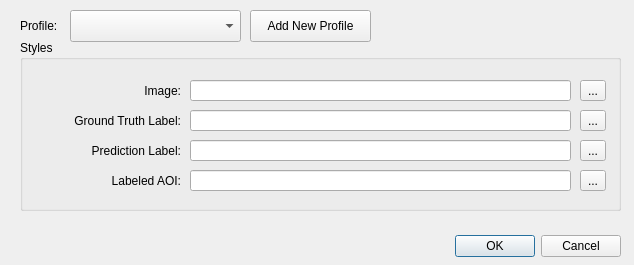
<?xml version="1.0" encoding="UTF-8"?>
<ui version="4.0">
 <class>ProfilesDialogBase</class>
 <widget class="QDialog" name="ProfilesDialogBase">
  <property name="geometry">
   <rect>
    <x>0</x>
    <y>0</y>
    <width>634</width>
    <height>265</height>
   </rect>
  </property>
  <property name="windowTitle">
   <string>Raster Vision: Style Profiles</string>
  </property>
  <widget class="QDialogButtonBox" name="button_box">
   <property name="geometry">
    <rect>
     <x>450</x>
     <y>230</y>
     <width>171</width>
     <height>32</height>
    </rect>
   </property>
   <property name="orientation">
    <enum>Qt::Horizontal</enum>
   </property>
   <property name="standardButtons">
    <set>QDialogButtonBox::Cancel|QDialogButtonBox::Ok</set>
   </property>
  </widget>
  <widget class="QComboBox" name="profiles_combobox">
   <property name="geometry">
    <rect>
     <x>70</x>
     <y>10</y>
     <width>171</width>
     <height>32</height>
    </rect>
   </property>
  </widget>
  <widget class="QLabel" name="label">
   <property name="geometry">
    <rect>
     <x>20</x>
     <y>10</y>
     <width>51</width>
     <height>32</height>
    </rect>
   </property>
   <property name="text">
    <string>Profile:</string>
   </property>
  </widget>
  <widget class="QGroupBox" name="groupBox">
   <property name="geometry">
    <rect>
     <x>20</x>
     <y>40</y>
     <width>601</width>
     <height>171</height>
    </rect>
   </property>
   <property name="title">
    <string>Styles</string>
   </property>
   <widget class="QLabel" name="label_2">
    <property name="geometry">
     <rect>
      <x>20</x>
      <y>40</y>
      <width>141</width>
      <height>21</height>
     </rect>
    </property>
    <property name="layoutDirection">
     <enum>Qt::LeftToRight</enum>
    </property>
    <property name="text">
     <string>Image:</string>
    </property>
    <property name="alignment">
     <set>Qt::AlignRight|Qt::AlignTrailing|Qt::AlignVCenter</set>
    </property>
   </widget>
   <widget class="QLabel" name="label_3">
    <property name="geometry">
     <rect>
      <x>0</x>
      <y>70</y>
      <width>161</width>
      <height>21</height>
     </rect>
    </property>
    <property name="layoutDirection">
     <enum>Qt::LeftToRight</enum>
    </property>
    <property name="text">
     <string>Ground Truth Label:</string>
    </property>
    <property name="alignment">
     <set>Qt::AlignRight|Qt::AlignTrailing|Qt::AlignVCenter</set>
    </property>
   </widget>
   <widget class="QLabel" name="label_4">
    <property name="geometry">
     <rect>
      <x>20</x>
      <y>100</y>
      <width>141</width>
      <height>21</height>
     </rect>
    </property>
    <property name="layoutDirection">
     <enum>Qt::LeftToRight</enum>
    </property>
    <property name="text">
     <string>Prediction Label:</string>
    </property>
    <property name="alignment">
     <set>Qt::AlignRight|Qt::AlignTrailing|Qt::AlignVCenter</set>
    </property>
   </widget>
   <widget class="QLineEdit" name="image_style_edit">
    <property name="geometry">
     <rect>
      <x>170</x>
      <y>40</y>
      <width>381</width>
      <height>21</height>
     </rect>
    </property>
   </widget>
   <widget class="QLineEdit" name="ground_truth_style_edit">
    <property name="geometry">
     <rect>
      <x>170</x>
      <y>70</y>
      <width>381</width>
      <height>21</height>
     </rect>
    </property>
   </widget>
   <widget class="QLineEdit" name="prediction_style_edit">
    <property name="geometry">
     <rect>
      <x>170</x>
      <y>100</y>
      <width>381</width>
      <height>21</height>
     </rect>
    </property>
   </widget>
   <widget class="QToolButton" name="image_style_button">
    <property name="geometry">
     <rect>
      <x>560</x>
      <y>40</y>
      <width>26</width>
      <height>21</height>
     </rect>
    </property>
    <property name="text">
     <string>...</string>
    </property>
   </widget>
   <widget class="QToolButton" name="ground_truth_style_button">
    <property name="geometry">
     <rect>
      <x>560</x>
      <y>70</y>
      <width>26</width>
      <height>21</height>
     </rect>
    </property>
    <property name="text">
     <string>...</string>
    </property>
   </widget>
   <widget class="QToolButton" name="prediction_style_button">
    <property name="geometry">
     <rect>
      <x>560</x>
      <y>100</y>
      <width>26</width>
      <height>21</height>
     </rect>
    </property>
    <property name="text">
     <string>...</string>
    </property>
   </widget>
   <widget class="QLabel" name="label_5">
    <property name="geometry">
     <rect>
      <x>20</x>
      <y>130</y>
      <width>141</width>
      <height>21</height>
     </rect>
    </property>
    <property name="layoutDirection">
     <enum>Qt::LeftToRight</enum>
    </property>
    <property name="text">
     <string>Labeled AOI:</string>
    </property>
    <property name="alignment">
     <set>Qt::AlignRight|Qt::AlignTrailing|Qt::AlignVCenter</set>
    </property>
   </widget>
   <widget class="QLineEdit" name="aoi_style_edit">
    <property name="geometry">
     <rect>
      <x>170</x>
      <y>130</y>
      <width>381</width>
      <height>21</height>
     </rect>
    </property>
   </widget>
   <widget class="QToolButton" name="aoi_style_button">
    <property name="geometry">
     <rect>
      <x>560</x>
      <y>130</y>
      <width>26</width>
      <height>21</height>
     </rect>
    </property>
    <property name="text">
     <string>...</string>
    </property>
   </widget>
  </widget>
  <widget class="QPushButton" name="add_profile_button">
   <property name="geometry">
    <rect>
     <x>250</x>
     <y>10</y>
     <width>121</width>
     <height>32</height>
    </rect>
   </property>
   <property name="text">
    <string>Add New Profile</string>
   </property>
  </widget>
 </widget>
 <resources/>
 <connections>
  <connection>
   <sender>button_box</sender>
   <signal>accepted()</signal>
   <receiver>ProfilesDialogBase</receiver>
   <slot>accept()</slot>
   <hints>
    <hint type="sourcelabel">
     <x>20</x>
     <y>20</y>
    </hint>
    <hint type="destinationlabel">
     <x>20</x>
     <y>20</y>
    </hint>
   </hints>
  </connection>
  <connection>
   <sender>button_box</sender>
   <signal>rejected()</signal>
   <receiver>ProfilesDialogBase</receiver>
   <slot>reject()</slot>
   <hints>
    <hint type="sourcelabel">
     <x>20</x>
     <y>20</y>
    </hint>
    <hint type="destinationlabel">
     <x>20</x>
     <y>20</y>
    </hint>
   </hints>
  </connection>
 </connections>
</ui>
